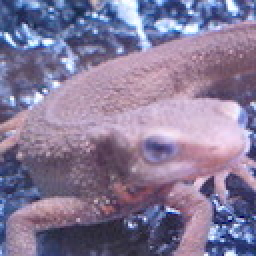
#> input picture input_image/imori.jpg, 128 x 128 px (shown 2 times larger)
$ python 35.py
#> lines starting #> are read from the running program, lines starting #| are printed output that depends on the picture
import cv2
import numpy as np

def gray_scale(img):
    out=img.copy()
    B=img[:,:,0].copy()
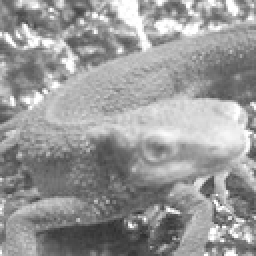
#> B: shape (128, 128) float32 (shown 2 times larger); min 46, max 255, mean 152.8
    G=img[:,:,1].copy()
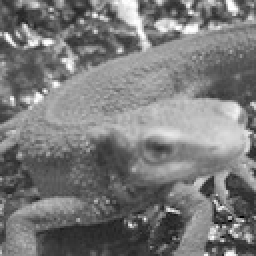
#> G: shape (128, 128) float32 (shown 2 times larger); min 0, max 255, mean 121.8
    R=img[:,:,2].copy()
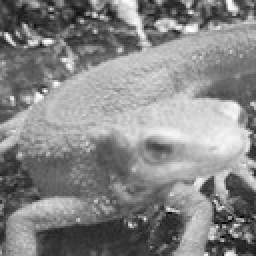
#> R: shape (128, 128) float32 (shown 2 times larger); min 0, max 255, mean 134.1

    Y=0.2126*R+0.7152*G+0.0722*B
    out=Y
    out=out.astype(np.uint8)
    return out

def DFT(img):
    if len(img.shape)==3:
        H,W,C=img.shape
    else:
        img=np.expand_dims(img,axis=-1)
        H,W,C=img.shape
#> H = 128; W = 128; C = 1
    #Gを複素行列として定義（そうしないとfor文の中の計算でエラーを吐く）
    #G=img.copy().astype(np.complex)
    G=np.zeros((H,W,C),dtype=np.complex)
    #元画像上の位置
    x=np.tile(np.arange(W),(H,1))
    y=np.arange(H).repeat(W).reshape(H,-1)
    K=W;L=H
#> after `K = W`: K = 128
#> after `L = H`: L = 128
    for c in range(C):
        for l in range(L):
            for k in range(K):
                G[l,k,c]=np.sum(img[:,:,c]*np.exp(-2j*np.pi*(k*x/W+l*y/H)))/np.sqrt(H*W)
    return G

def exchangea_img(img):
    H,W,C=img.shape
#> H = 128; W = 128; C = 1
    half_H=int(H//2);half_W=int(W//2)
#> after `half_H = int(H // 2)`: half_H = 64
#> after `half_W = int(W // 2)`: half_W = 64
    img_n=img.copy()
    img_n[:half_H,:half_W]=img[half_H:,half_W:]
    img_n[half_H:,:half_W]=img[:half_H,half_W:]
    img_n[half_H:,half_W:]=img[:half_H,:half_W]
    img_n[:half_H,half_W:]=img[half_H:,:half_W]
    return img_n

def BPass_fil(img):
    H,W,C=img.shape
#> H = 128; W = 128; C = 1
    #画像上の位置
    x=np.tile(np.arange(W),(H,1))
    y=np.arange(H).repeat(W).reshape(H,-1)
    #中心からの距離
    dis_x=x-W//2
    dis_y=y-H//2
    dist=np.sqrt(dis_x**2+dis_y**2)
    mask=np.zeros((H,W),dtype=np.float32)
    mask[(W//2*0.1)<=dist]=1
    mask[dist>(W//2*0.5)]=0
    #cの分増やす。
    mask=np.repeat(mask,C).reshape(H,W,C)
    img*=mask
    return img


def IDFT(G):
    H,W,C=G.shape
#> H = 128; W = 128
    Img=np.zeros((H,W,C),dtype=np.float32)
    #G上の位置
    x=np.tile(np.arange(W),(H,1))
    y=np.arange(H).repeat(W).reshape(H,-1)

    for c in range(C):
        for l in range(H):
            for k in range(W):
                Img[l,k,c]=np.abs(np.sum(G[:,:,c]*np.exp(2j*np.pi*(k*x/W+l*y/H))))/np.sqrt(H*W)
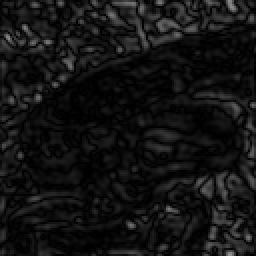
#> Img: shape (128, 128, 1) float32 (shown 2 times larger); min 0.000492, max 143.4, mean 19.4
    Img=np.clip(Img,0,255)
    Img=Img.astype(np.uint8)

    return Img

img=cv2.imread("./input_image/imori.jpg").astype(np.float32)
gray_img=gray_scale(img)
dft_img=DFT(gray_img)
dft_img2=exchangea_img(dft_img)
low_img=BPass_fil(dft_img2)
low_img2=exchangea_img(low_img)
out=IDFT(low_img2)
cv2.imwrite("./output_image/output34.jpg",out)
cv2.imshow("result1",out)
cv2.waitKey(0)
cv2.destroyAllWindows()
